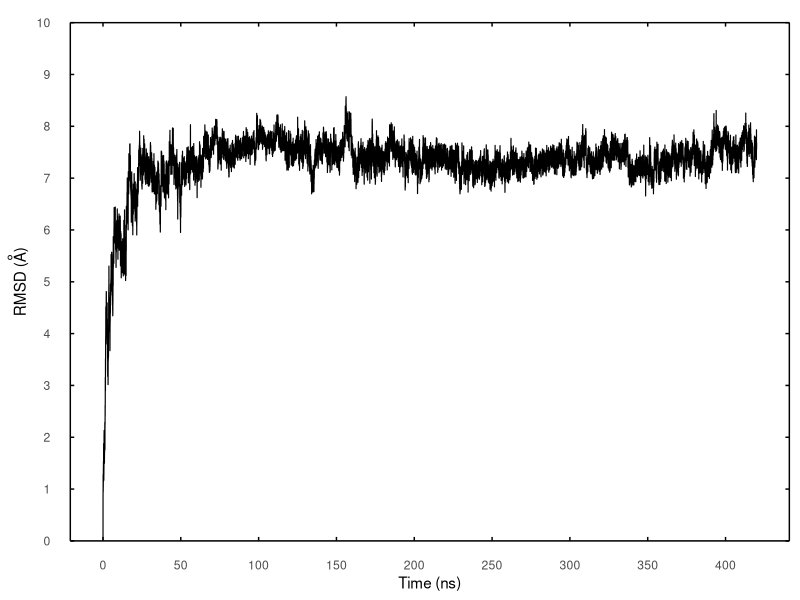
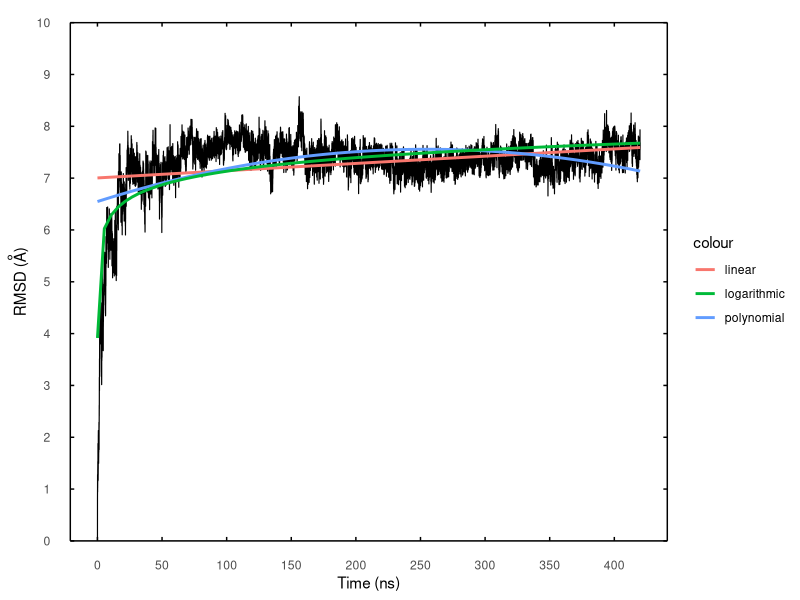
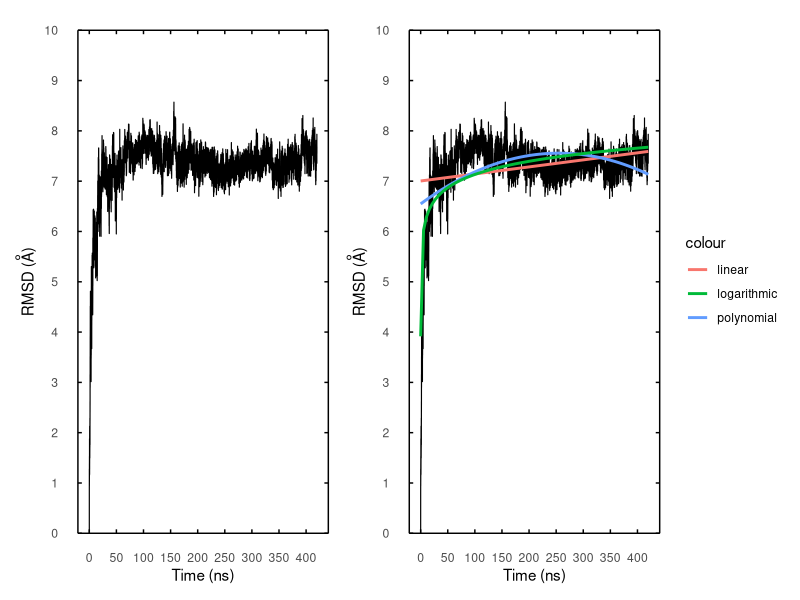

These figures' R source, in order:
#############################################
# RMSD PLOTS
# A. Paula Vargas Ruiz
# Github: apvargasr
# Zimic-Sheen lab. UPCH, Lima, Peru.
#
# Adaptado para:
# Taller Nexus UNALM. 26 jun 21.
#############################################


# Load libraries
library(patchwork)
library(ggplot2)

# Check working directory
setwd("~/CursoMD_NEXUS/Pics/")



#############################################
# LOAD PROTEIN DATA
#############################################

data <- read.table("rmsd_allprot.dat", sep = "", col.names = "rmsd")
data$ns <- seq(1,21000)
data$ns <- (as.numeric(as.numeric(data$ns)) / 100)*2



#############################################
# PLOTS
#############################################

p_rmsd  <- ggplot() +
  #geom_vline(xintercept = 156, color = "green3", size = 0.5) +
  geom_line(data=data, aes(x=ns, y=rmsd), color="black",
            size=0.4) +
  theme_minimal() + 
  theme(panel.grid.major = element_blank(),
        panel.grid.minor = element_blank(), 
        axis.title.x.top = element_blank(),
        axis.title.y.right = element_blank(),
        axis.line = element_line(colour = "black"),
        axis.ticks.x = element_line(),
        axis.ticks.y = element_line(),
        axis.ticks.length = unit(-0.1, "cm"),
        axis.text.x = element_text(margin=margin(0.5,0,0,0,"cm")),
        axis.text.y = element_text(margin=margin(0,0.5,0,0, "cm"))) +
  scale_x_continuous(breaks = seq(0,420,by=50),limits = c(0, 420), sec.axis = dup_axis(labels = rep("",9))) +
  scale_y_continuous(breaks = seq(0,10,by=1), expand = c(0, 0), limits = c(0, 10),
                     sec.axis = dup_axis(labels=rep("",11), name = element_blank())) +
  labs(y=expression(paste("RMSD (", ring(A),")")), x = "Time (ns)") 

p_rmsd


# Add a trendline 
p_rmsd_trend  <- ggplot(data, aes(x=ns, y=rmsd)) +
  #geom_vline(xintercept = 156, color = "green3", size = 0.5) +
  geom_line(data=data, aes(x=ns, y=rmsd), color="black",
            size=0.4) +
  theme_minimal() + 
  theme(panel.grid.major = element_blank(),
        panel.grid.minor = element_blank(), 
        axis.title.x.top = element_blank(),
        axis.title.y.right = element_blank(),
        axis.line = element_line(colour = "black"),
        axis.ticks.x = element_line(),
        axis.ticks.y = element_line(),
        axis.ticks.length = unit(-0.1, "cm"),
        axis.text.x = element_text(margin=margin(0.5,0,0,0,"cm")),
        axis.text.y = element_text(margin=margin(0,0.5,0,0, "cm"))) +
  scale_x_continuous(breaks = seq(0,420,by=50),limits = c(0, 420), sec.axis = dup_axis(labels = rep("",9))) +
  scale_y_continuous(breaks = seq(0,10,by=1), expand = c(0, 0), limits = c(0, 10),
                     sec.axis = dup_axis(labels=rep("",11), name = element_blank())) +
  labs(y=expression(paste("RMSD (", ring(A),")")), x = "Time (ns)") +
  stat_smooth(method = 'lm', aes(colour = 'linear'), se = FALSE) +
  stat_smooth(method = 'lm', formula = y ~ poly(x,2), aes(colour = 'polynomial'), se= FALSE) +
  stat_smooth(method = 'nls', formula = y ~ a * log(x) + b, aes(colour = 'logarithmic'), se = FALSE, method.args = list(start = list(a = 1, b = 1)))

p_rmsd_trend




#############################################
# ASSEMBLE AND SAVE
#############################################

A <- p_rmsd + p_rmsd_trend

ggsave(plot = A, "rmsd_plot.png", dpi = 300, width = 9.5, height = 5)
















